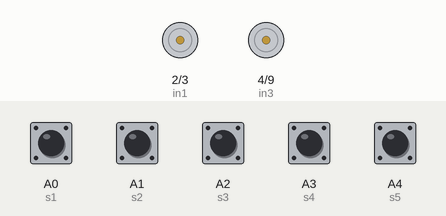
Bench run of a sketch on a simulated Arduino Uno, built with avr-gcc and run on an emulated ATmega328P. Parts: motor-driver pin pairs drawn as motors (green arrow = first pin HIGH = forward, orange = second pin HIGH = backward, longer = more drive, scaled by the enable pin). Inputs (shaded band) come from the test bench; at power-on: A0 (s1), A1 (s2), A2 (s3), A3 (s4), A4 (s5) HIGH. What the sketch prints to the serial monitor is not drawn.

Above: at 1.2 s.
1.3 s: A0 (s1) pulled LOW for 0.15 s
At 1.38 s:
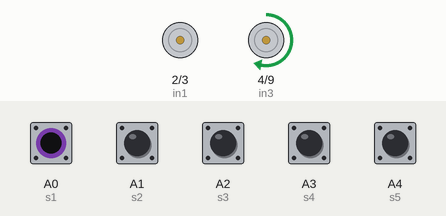
2.9 s: A2 (s3) pulled LOW for 0.15 s
At 2.98 s:
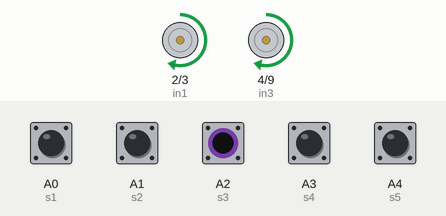
4.5 s: A3 (s4) pulled LOW for 0.15 s
At 4.58 s:
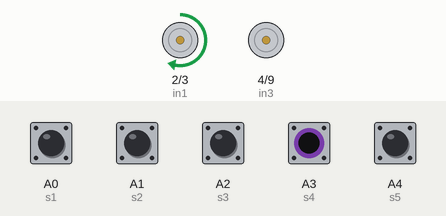
6.1 s: A1 (s2) pulled LOW for 1 s
At 8.1 s:
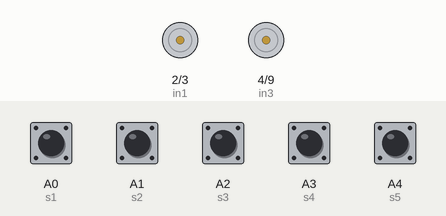
10.1 s: A1 (s2) pulled LOW for 0.15 s
At 11.0 s:
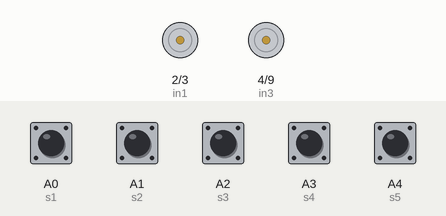
13.2 s: A0 (s1) pulsed LOW 2 times (0.12 s each, 0.3 s apart)
At 13.41 s:
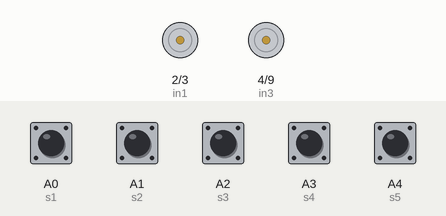
Timing chart, 0 to 16.2 s (numbered marks = the images above; inputs shaded):
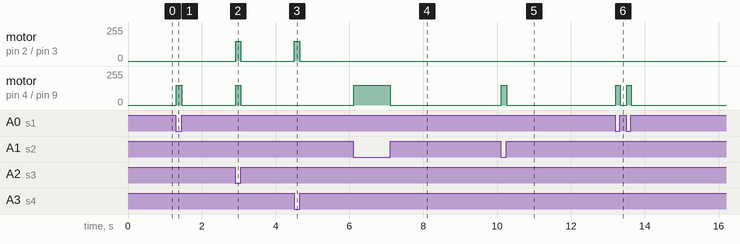

Measured:
- after the input at 1.3 s, motor on pin 4 (in3) / pin 9 (in4): stopped → forward 150/255 at once, → stopped 0.14 s later
- after the input at 2.9 s, motor on pin 2 (in1) / pin 3 (in2), motor on pin 4 (in3) / pin 9 (in4): stopped → forward 150/255 at once, → stopped 0.15 s later
- after the input at 4.5 s, motor on pin 2 (in1) / pin 3 (in2): stopped → forward 150/255 at once, → stopped 0.15 s later
- after the input at 6.1 s, motor on pin 4 (in3) / pin 9 (in4): stopped → forward 150/255 at once, → stopped 1.0 s later
- after the input at 10.1 s, motor on pin 4 (in3) / pin 9 (in4): stopped → forward 150/255 at once, → stopped 0.14 s later
- after the input at 13.2 s, motor on pin 4 (in3) / pin 9 (in4): alternates forward 150/255 for 0.12 s and stopped for 0.18 s, 4 changes in all, then stays stopped, starting at once

The sketch:

LINE-FOLLLOWING-ROBOT.ino
```cpp
// Motor and sensor pin definitions
// Right Motor
#define enA 5
#define in1 2
#define in2 3
// Left Motor
#define in3 4
#define in4 9
#define enB 6
#define s1 A0
#define s2 A1
#define s3 A2
#define s4 A3
#define s5 A4
#define constSpeed 150
#define sSpeed 150
#define highSpeed 200
int ReadS1;
int ReadS2;
int ReadS3;
int ReadS4;
int ReadS5;
#define BLACK 0
#define WHITE 1

//---------------------------------------------SETUP-----------------------------------------------------------

void setup()
{
    // Set timer frequency to 31.3kHz for PWM on pins 5 and 6
    TCCR0B = TCCR0B & B11111000 | B00000001;

    // Initialize motor and sensor pin modes
    pinMode(enA, OUTPUT);
    pinMode(enB, OUTPUT);
    pinMode(in1, OUTPUT);
    pinMode(in2, OUTPUT);
    pinMode(in3, OUTPUT);
    pinMode(in4, OUTPUT);
    pinMode(s1, INPUT_PULLUP);
    pinMode(s2, INPUT_PULLUP);
    pinMode(s3, INPUT_PULLUP);
    pinMode(s4, INPUT_PULLUP);
    pinMode(s5, INPUT_PULLUP);

    // Ensure motor pins are initially low
    digitalWrite(in1, LOW);
    digitalWrite(in2, LOW);
    digitalWrite(in3, LOW);
    digitalWrite(in4, LOW);

    // Begin serial communication
    Serial.begin(9600);
}

//---------------------------------------------FUNCTIONS-------------------------------------------------------

// Function to read sensor inputs
void ir()
{
    ReadS1 = digitalRead(s1);
    ReadS2 = digitalRead(s2);
    ReadS3 = digitalRead(s3);
    ReadS4 = digitalRead(s4);
    ReadS5 = digitalRead(s5);
}

// Function to control the manual car
void controlManualCar()
{
    ir();

    // Checking sensor inputs to determine movement
    if ((ReadS1 == BLACK) && (ReadS2 == BLACK) && (ReadS3 == BLACK) && (ReadS4 == BLACK) && (ReadS5 == BLACK))
    {
        stop();
    }
    else if ((ReadS1 == WHITE) && (ReadS2 == WHITE) && (ReadS3 == WHITE) && (ReadS4 == WHITE) && (ReadS5 == WHITE))
    {
        stop();
    }
    else if ((ReadS1 == BLACK) && (ReadS2 == WHITE) && (ReadS3 == WHITE) && (ReadS4 == WHITE) && (ReadS5 == BLACK))
    {
        stop();
    }
    else if ((ReadS1 == WHITE) && (ReadS2 == BLACK) && (ReadS3 == BLACK) && (ReadS4 == BLACK) && (ReadS5 == WHITE))
    {
        stop();
    }
    else if ((ReadS1 == WHITE) && (ReadS2 == WHITE) && (ReadS3 == BLACK) && (ReadS4 == WHITE) && (ReadS5 == WHITE))
    {

        while ((ReadS1 == WHITE) && (ReadS2 == WHITE) && (ReadS3 == BLACK) && (ReadS4 == WHITE) && (ReadS5 == WHITE))
        {
            moveforward(constSpeed);
            ir();
        }
    }
    else if ((ReadS1 == WHITE) && (ReadS2 == BLACK) && (ReadS3 == BLACK) && (ReadS4 == WHITE) && (ReadS5 == WHITE))
    {
        while ((ReadS1 == WHITE) && (ReadS2 == BLACK) && (ReadS3 == BLACK) &&
               (ReadS4 == WHITE) && (ReadS5 == WHITE))
        {
            TurnStopRight(sSpeed);
            ir();
        }
    }
    else if ((ReadS1 == WHITE) && (ReadS2 == BLACK) && (ReadS3 == WHITE) &&
             (ReadS4 == WHITE) && (ReadS5 == WHITE))
    {
        while ((ReadS1 == WHITE) && (ReadS2 == BLACK) && (ReadS3 == WHITE) &&
               (ReadS4 == WHITE) && (ReadS5 == WHITE))
        {
            TurnStopRight(sSpeed);
            ir();
        }
    }
    else if ((ReadS1 == BLACK) && (ReadS2 == WHITE) && (ReadS3 == WHITE) &&
             (ReadS4 == WHITE) && (ReadS5 == WHITE))
    {
        while ((ReadS1 == BLACK) && (ReadS2 == WHITE) && (ReadS3 == WHITE) &&
               (ReadS4 == WHITE) && (ReadS5 == WHITE))
        {
            TurnStopRight(sSpeed);
            ir();
        }
    }
    else if ((ReadS1 == BLACK) && (ReadS2 == BLACK) && (ReadS3 == WHITE) &&
             (ReadS4 == WHITE) && (ReadS5 == WHITE))
    {
        while ((ReadS1 == BLACK) && (ReadS2 == BLACK) && (ReadS3 == WHITE) &&
               (ReadS4 == WHITE) && (ReadS5 == WHITE))
        {
            TurnStopRight(sSpeed);
            ir();
        }
    }
    else if ((ReadS1 == BLACK) && (ReadS2 == BLACK) && (ReadS3 == BLACK) &&
             (ReadS4 == WHITE) && (ReadS5 == WHITE))
    {
        while ((ReadS1 == BLACK) && (ReadS2 == BLACK) && (ReadS3 == BLACK) &&
               (ReadS4 == WHITE) && (ReadS5 == WHITE))
        {
            TurnStopRight(sSpeed);
            ir();
        }
    }
    else if ((ReadS1 == WHITE) && (ReadS2 == WHITE) && (ReadS3 == BLACK) &&
             (ReadS4 == BLACK) && (ReadS5 == WHITE))
    {
        while ((ReadS1 == WHITE) && (ReadS2 == WHITE) && (ReadS3 == BLACK) &&
               (ReadS4 == BLACK) && (ReadS5 == WHITE))
        {
            TurnStopLeft(sSpeed);
            ir();
        }
    }
    else if ((ReadS1 == WHITE) && (ReadS2 == WHITE) && (ReadS3 == WHITE) &&
             (ReadS4 == BLACK) && (ReadS5 == WHITE))
    {
        while ((ReadS1 == WHITE) && (ReadS2 == WHITE) && (ReadS3 == WHITE) &&
               (ReadS4 == BLACK) && (ReadS5 == WHITE))
        {
            TurnStopLeft(sSpeed);
            ir();
        }
    }
    else if ((ReadS1 == WHITE) && (ReadS2 == WHITE) && (ReadS3 == WHITE) &&
             (ReadS4 == WHITE) && (ReadS5 == BLACK))
    {
        while ((ReadS1 == WHITE) && (ReadS2 == WHITE) && (ReadS3 == WHITE) &&
               (ReadS4 == WHITE) && (ReadS5 == BLACK))
        {
            TurnStopLeft(sSpeed);
            ir();
        }
    }
    else if ((ReadS1 == WHITE) && (ReadS2 == WHITE) && (ReadS3 == WHITE) &&
             (ReadS4 == BLACK) && (ReadS5 == BLACK))
    {
        while ((ReadS1 == WHITE) && (ReadS2 == WHITE) && (ReadS3 == WHITE) &&
               (ReadS4 == BLACK) && (ReadS5 == BLACK))
        {
            TurnStopLeft(sSpeed);
            ir();
        }
    }
    else if ((ReadS1 == WHITE) && (ReadS2 == WHITE) && (ReadS3 == BLACK) && (ReadS4 == BLACK) && (ReadS5 == BLACK))
    {
        while ((ReadS1 == WHITE) && (ReadS2 == WHITE) && (ReadS3 == BLACK) &&
               (ReadS4 == BLACK) && (ReadS5 == BLACK))
        {
            TurnStopLeft(sSpeed);
            ir();
        }
    }
}

// Function to move the car forward
void moveforward(int speed)
{
    Serial.println("forward");
    analogWrite(enA, speed);
    analogWrite(enB, speed);
    digitalWrite(in1, HIGH);
    digitalWrite(in2, LOW);
    digitalWrite(in3, HIGH);
    digitalWrite(in4, LOW);
}

// Function to move the car backward
void moveBackward(int speed)
{
    Serial.println("backward");
    analogWrite(enA, speed);
    analogWrite(enB, speed);
    digitalWrite(in1, LOW);
    digitalWrite(in2, HIGH);
    digitalWrite(in3, LOW);
    digitalWrite(in4, HIGH);
}

// Function to turn the car right
void TurnStopRight(int speed)
{
    Serial.println("right");
    analogWrite(enA, speed);
    analogWrite(enB, speed);
    digitalWrite(in1, LOW);
    digitalWrite(in2, LOW);
    digitalWrite(in3, HIGH);
    digitalWrite(in4, LOW);
}

// Function to turn the car left
void TurnStopLeft(int speed)
{
    Serial.println("left");
    analogWrite(enA, speed);
    analogWrite(enB, speed);
    digitalWrite(in1, HIGH);
    digitalWrite(in2, LOW);
    digitalWrite(in3, LOW);
    digitalWrite(in4, LOW);
}

// Function to stop the car
void stop()
{
    Serial.println("stop");
    analogWrite(enA, 0);
    analogWrite(enB, 0);
    digitalWrite(in1, LOW);
    digitalWrite(in2, LOW);
    digitalWrite(in3, LOW);
    digitalWrite(in4, LOW);
}

//---------------------------------------------MAIN LOOP-------------------------------------------------------

void loop()
{
    // Call the control function to manage the car's movement
    controlManualCar();
}
```
